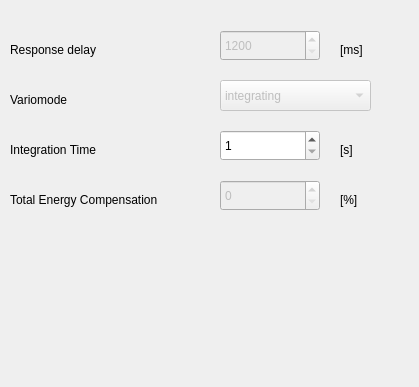
<?xml version="1.0" encoding="UTF-8"?>
<ui version="4.0">
 <class>VarioFrame</class>
 <widget class="QWidget" name="VarioFrame">
  <property name="geometry">
   <rect>
    <x>0</x>
    <y>0</y>
    <width>419</width>
    <height>387</height>
   </rect>
  </property>
  <property name="windowTitle">
   <string>Variometer</string>
  </property>
  <widget class="QSpinBox" name="spinBox_ITime">
   <property name="geometry">
    <rect>
     <x>220</x>
     <y>130</y>
     <width>100</width>
     <height>31</height>
    </rect>
   </property>
   <property name="minimum">
    <number>1</number>
   </property>
   <property name="maximum">
    <number>30</number>
   </property>
  </widget>
  <widget class="QLabel" name="textLabel_RespDelayUnit">
   <property name="geometry">
    <rect>
     <x>340</x>
     <y>40</y>
     <width>67</width>
     <height>20</height>
    </rect>
   </property>
   <property name="text">
    <string>[ms]</string>
   </property>
   <property name="wordWrap">
    <bool>false</bool>
   </property>
  </widget>
  <widget class="QLabel" name="textLabel_ITimeUnit">
   <property name="geometry">
    <rect>
     <x>340</x>
     <y>140</y>
     <width>67</width>
     <height>20</height>
    </rect>
   </property>
   <property name="text">
    <string>[s]</string>
   </property>
   <property name="wordWrap">
    <bool>false</bool>
   </property>
  </widget>
  <widget class="QLabel" name="textLabel_TECUnit">
   <property name="geometry">
    <rect>
     <x>340</x>
     <y>190</y>
     <width>67</width>
     <height>20</height>
    </rect>
   </property>
   <property name="text">
    <string>[%]</string>
   </property>
   <property name="wordWrap">
    <bool>false</bool>
   </property>
  </widget>
  <widget class="QSpinBox" name="spinBox_RespDelay">
   <property name="enabled">
    <bool>false</bool>
   </property>
   <property name="geometry">
    <rect>
     <x>220</x>
     <y>30</y>
     <width>100</width>
     <height>31</height>
    </rect>
   </property>
   <property name="minimum">
    <number>1200</number>
   </property>
   <property name="maximum">
    <number>8000</number>
   </property>
   <property name="singleStep">
    <number>200</number>
   </property>
  </widget>
  <widget class="QComboBox" name="comboBox_Variomode">
   <property name="enabled">
    <bool>false</bool>
   </property>
   <property name="geometry">
    <rect>
     <x>220</x>
     <y>80</y>
     <width>151</width>
     <height>31</height>
    </rect>
   </property>
   <item>
    <property name="text">
     <string>integrating</string>
    </property>
   </item>
   <item>
    <property name="text">
     <string>netto</string>
    </property>
   </item>
   <item>
    <property name="text">
     <string>integrating/netto</string>
    </property>
   </item>
  </widget>
  <widget class="QSpinBox" name="spinBox_TEC">
   <property name="enabled">
    <bool>false</bool>
   </property>
   <property name="geometry">
    <rect>
     <x>220</x>
     <y>180</y>
     <width>100</width>
     <height>31</height>
    </rect>
   </property>
  </widget>
  <widget class="QLabel" name="textLabel_TEC">
   <property name="geometry">
    <rect>
     <x>10</x>
     <y>190</y>
     <width>203</width>
     <height>20</height>
    </rect>
   </property>
   <property name="text">
    <string>Total Energy Compensation</string>
   </property>
   <property name="wordWrap">
    <bool>false</bool>
   </property>
  </widget>
  <widget class="QLabel" name="textLabel_ITime">
   <property name="geometry">
    <rect>
     <x>10</x>
     <y>140</y>
     <width>134</width>
     <height>20</height>
    </rect>
   </property>
   <property name="text">
    <string>Integration Time</string>
   </property>
   <property name="wordWrap">
    <bool>false</bool>
   </property>
  </widget>
  <widget class="QLabel" name="textLabel_Variomode">
   <property name="geometry">
    <rect>
     <x>10</x>
     <y>90</y>
     <width>134</width>
     <height>20</height>
    </rect>
   </property>
   <property name="text">
    <string>Variomode</string>
   </property>
   <property name="wordWrap">
    <bool>false</bool>
   </property>
  </widget>
  <widget class="QLabel" name="textLabel_RespDelay">
   <property name="geometry">
    <rect>
     <x>10</x>
     <y>40</y>
     <width>150</width>
     <height>20</height>
    </rect>
   </property>
   <property name="text">
    <string>Response delay</string>
   </property>
   <property name="wordWrap">
    <bool>false</bool>
   </property>
  </widget>
 </widget>
 <layoutdefault spacing="6" margin="11"/>
 <pixmapfunction>qPixmapFromMimeSource</pixmapfunction>
 <resources/>
 <connections/>
</ui>
